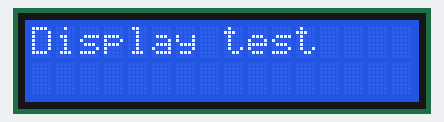
The sketch below on a simulated Arduino Uno, built for the host (arithmetic inside an expression is 32-bit, double 64-bit). Parts: 16×2 character LCD.

Above: at 0.2 s.
At 1.4 s:
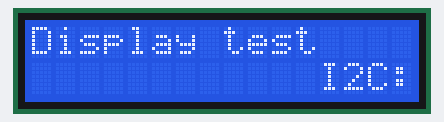
At 2.4 s:
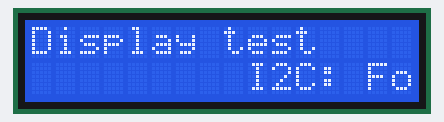
At 4.6 s:
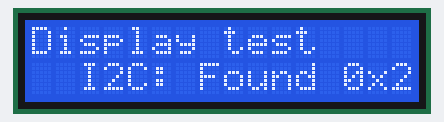
At 6.8 s:
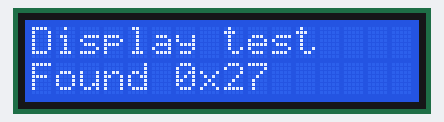
At 8.9 s:
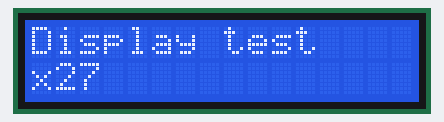

The sketch:

Leo_ProMicro_Liquid_Disp.ino
```cpp
#include <Wire.h>
#include <LiquidCrystal_I2C.h>
#include "I2C_Device.h"

/*
  Leonardo pro micro
  2 SDA
  3 SCL
 */

int lcdColumns = 16;
int lcdRows = 2;
String devices = "";

LiquidCrystal_I2C lcd(0x27, lcdColumns, lcdRows);
I2C_Device search;

void setup() {

  lcd.init();
  lcd.backlight();
  devices = search.searchDevice();
  lcd.clear();
  lcd.setCursor(0, 0);
  lcd.print("Display test");
  scrollText(1, devices, 300, lcdColumns);
  lcd.clear();
}


void loop() {


}

void scrollText(int row, String message, int delayTime, int lcdColumns) {
  for (int i = 0; i < lcdColumns; i++) {
    message = " " + message;
  }
  message = message + " ";
  for (int pos = 0; pos < message.length(); pos++) {
    lcd.setCursor(0, row);
    lcd.print(message.substring(pos, pos + lcdColumns));
    delay(delayTime);
  }
}
```

I2C_Device.cpp
```cpp
#include "I2C_Device.h"

char *I2C_Device::searchDevice() {
  sprintf(message, "I2C: ");
  char search[16] = {'\0'};

  Wire.begin();
  for (int i = 0; i < 127; i++) {
    Wire.beginTransmission(i);

    int result = Wire.endTransmission();

    if (result == 0) {
      sprintf(search, "Found 0x%x ", i);
      strcat(message, search);
    }
  }
  Wire.end();
  return message;
}
```

I2C_Device.h
```cpp
#ifndef _I2C_DEVICE_H_
#include <Wire.h>
#include <Arduino.h>

#define LEN_MESSAGE 256

class I2C_Device{
  public:
    char *searchDevice();

  private:
    char message[LEN_MESSAGE] = {'\0'};
};

#endif
```
